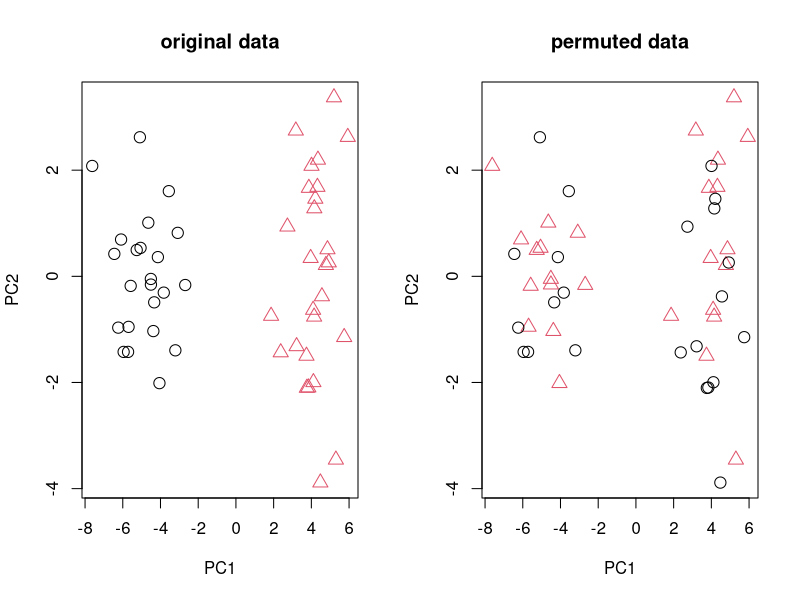

Here is the R script that generated this plot:
## ---- chunk 1
set.seed(1)
xdat=matrix(rnorm(1000), ncol=20)
ydat=sample(0:1, size=nrow(xdat), replace=TRUE)
x = xdat + 2*ydat
pc=prcomp(x)
##Plot PCA
par(mfrow=c(1,2))
plot(pc$x[, 1:2], col=ydat+1, pch=ydat+1, cex=1.5, main="original data")
yperm=sample(ydat)
plot(pc$x[, 1:2], col=yperm+1, pch=yperm+1, cex=1.5, main="permuted data")
## ---- chunk 2
data(sleep)
summary(sleep)
## ---- chunk 3
(Tresult = t.test(extra ~ group, data=sleep))
Tactual = Tresult$statistic
## ---- chunk 4
set.seed(1)
permT = function(){
  index = sample(1:nrow(sleep), replace=FALSE)
  t.test(extra ~ group[index], data=sleep)$statistic
}
Tr = replicate(999, permT())
(sum(abs(Tr) > abs(Tactual)) + 1) / (length(Tr) + 1)
## ---- chunk 5
t.test(extra ~ group, data=sleep)
## ---- chunk 6
set.seed(2)
bootDiff = function(){
  boot = sleep[sample(1:nrow(sleep), replace = TRUE), ]
  mean(boot$extra[boot$group==1]) - 
    mean(boot$extra[boot$group==2])
}
bootR = replicate(1000, bootDiff())
bootR[match(c(25, 975), rank(bootR))]
## ---- chunk 7
power.t.test(power=0.9, delta=(2.33-.75), 
        sd=1.9, sig.level=.05,
        type="two.sample", alternative="two.sided")
## ---- chunk 8
set.seed(1)
montePval = function(n){
   group1 = rnorm(n, mean=.75, sd=1.9)
   group2 = rnorm(n, mean=2.33, sd=1.9)
   t.test(group1,group2)$p.value
}
sum(replicate(1000, montePval(n=32)) < 0.05) / 1000
